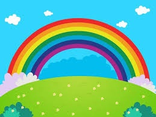
#> input picture TEMA 3/image.png, 156 x 117 px, shrunk from 259 x 194 before the run
$ jupyter execute --allow-errors convolucion.ipynb
#> lines starting #> are read from the running program, lines starting #| are printed output that depends on the picture
convolucion

[cell 1]
import cv2
import numpy as np
import matplotlib.pyplot as plt

img = cv2.imread('image.png',0)
#> img: shape (117, 156); min 38, max 255, mean 157.3
mascara =np.array([[0,-1,0],[-1,5,1],[0,-1,0]])#kernel
imgfin=cv2.filter2D(img,-1,mascara)
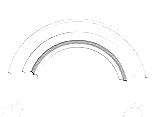
#> imgfin: shape (117, 156); min 0, max 255, mean 251.5
plt.subplot(121)
plt.imshow(img, cmap='gray')
plt.subplot(122)
plt.imshow(imgfin, cmap='gray')
plt.show()

[cell 2]
import cv2
import numpy as np
import matplotlib.pyplot as plt

img = cv2.imread('image.png',0)
kernel5x5 = np.ones((5,5),np.float32)/25 #suavizado
suavizado = cv2.filter2D(img,-1,kernel5x5)#imagen suavizada
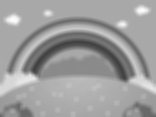
#> suavizado: shape (117, 156); min 65, max 251, mean 157.2

kernel7x7 = np.ones((7,7),np.float32)/49

suavizado2 = cv2.filter2D(img,-1,kernel7x7)

plt.figure(figsize=(10,10))
plt.subplot(141)
plt.imshow(cv2.cvtColor(img,cv2.COLOR_BGR2RGB))
plt.subplot(142)
plt.imshow(img,cmap='gray')
plt.subplot(143)
plt.imshow(suavizado,cmap='gray')
plt.subplot(144)
plt.imshow(suavizado2,cmap='gray')
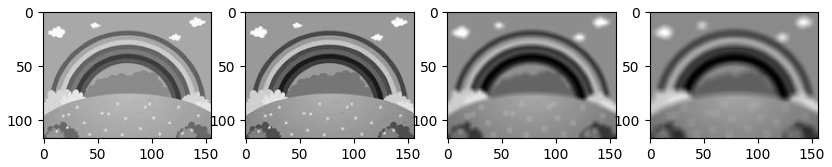
#> figure drawn by matplotlib, 4 panels

convolucion con matriz 1xn

[cell 3]
import cv2
import numpy as np
import matplotlib.pyplot as plt

def convolucionmediohorizontal(imagen,tamanioKernel):
    kernel= np.ones((1,tamanioKernel),np.float32)/tamanioKernel
    imgfin= cv2.filter2D(imagen,-1,kernel)
    return imgfin
imagen= cv2.imread('img.jpeg')
#> (the rest of this cell did not finish here and is left out)

[cell 4]
import cv2
import numpy as np
import matplotlib.pyplot as plt

def convolucionmediohorizontal(imagen,tamanioKernel):
    kernel= np.ones((1,tamanioKernel),np.float32)/tamanioKernel
    imgfin= cv2.filter2D(imagen,-1,kernel)
    return imgfin
imagen= cv2.imread('img.jpeg')
#> (the rest of this cell did not finish here and is left out)

mejorar ej

[cell 5]
import cv2
import numpy as np
import matplotlib.pyplot as plt

def convolucion_medio_horizontal(imagen,tamanioKernel):
    kernel= np.ones((1,tamanioKernel),np.float32)/tamanioKernel
    imgfin= cv2.filter2D(imagen,-1,kernel)
    return imgfin
imagen= cv2.imread('img1.jpeg')
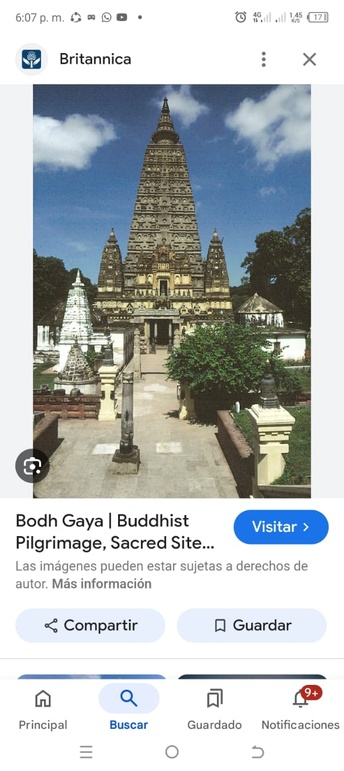
#> input picture TEMA 3/img1.jpeg, 344 x 771 px, shrunk from 571 x 1280 before the run
#> imagen is the input picture: shape (771, 344, 3); mean B, G, R 191.1, 189.9, 184.9
imgrgb= cv2.cvtColor(imagen,cv2.COLOR_BGR2RGB)

imgrestr= convolucion_medio_horizontal(imgrgb[:,:,0],5)
imgrestg= convolucion_medio_horizontal(imgrgb[:,:,1],5)
imgrestb= convolucion_medio_horizontal(imgrgb[:,:,2],5)

imgcolor=np.stack([imgrestr,imgrestg,imgrestb],axis=2)

plt.figure(figsize=(10,5))
plt.subplot(121)
plt.imshow(imgrgb)

plt.subplot(122)
plt.imshow(imgcolor)

plt.show

[cell 6]
import cv2
import numpy as plt
import matplotlib.pyplot as plt
img_ruido= np.random.randint(0,256,size=(256,256),dtype=np.uint8)
img_blur=cv2.GaussianBlur(img_ruido,(5,5),0)
plt.figure(figsize=(10,5))
plt.subplot(121)
plt.imshow(img_ruido,cmap='gray')

plt.subplot(122)
plt.imshow(img_blur,cmap='gray')

plt.show
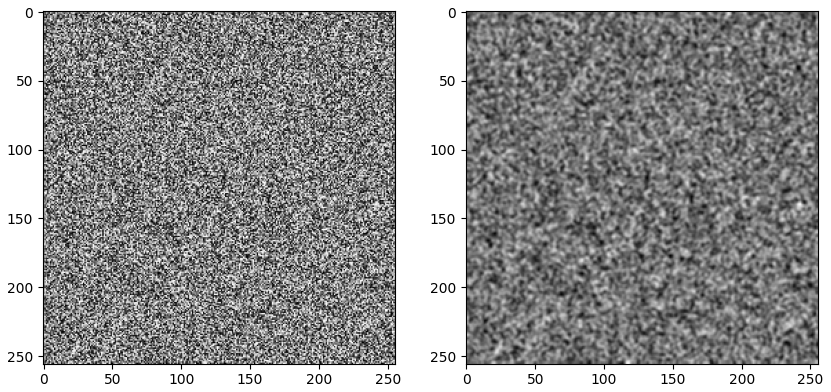
#> figure drawn by matplotlib, 2 panels

[cell 7]
import cv2
import numpy as np
import matplotlib.pyplot as plt

def convolucion_medio_vertical(imagen, tamanioKernel):
    kernel = np.ones((tamanioKernel, 1), np.float32) / tamanioKernel
    imgfin = cv2.filter2D(imagen, -1, kernel)
    return imgfin

imagen= cv2.imread('img2.png')
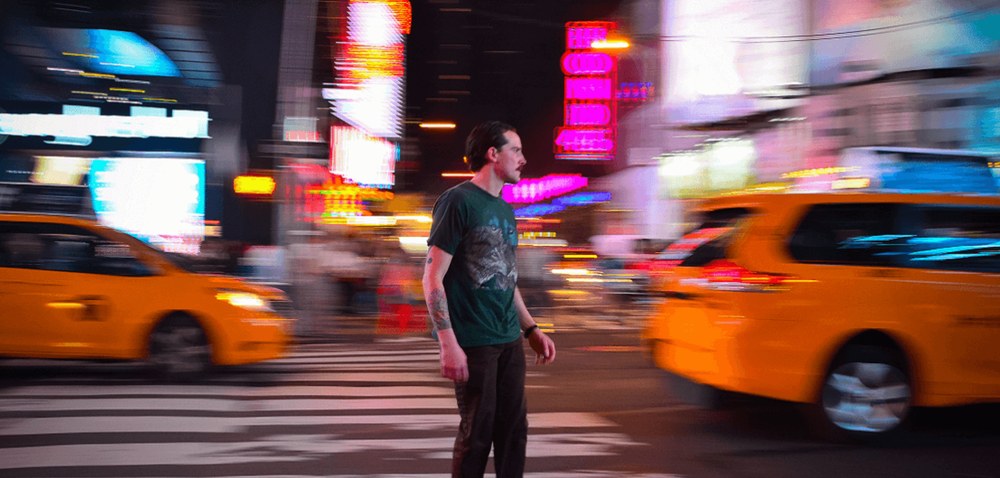
#> input picture TEMA 3/img2.png, 1000 x 478 px, shrunk from 1660 x 794 before the run
#> imagen is the input picture: shape (478, 1000, 3); mean B, G, R 83.5, 83.7, 117.3
imgrgb= cv2.cvtColor(imagen,cv2.COLOR_BGR2RGB)
#> imgrgb: shape (478, 1000, 3)

imgrestr = convolucion_medio_vertical(imgrgb[:, :, 0], 25)
#> in convolucion_medio_vertical, `imgfin = cv2.filter2D(imagen, -1, kernel)`:
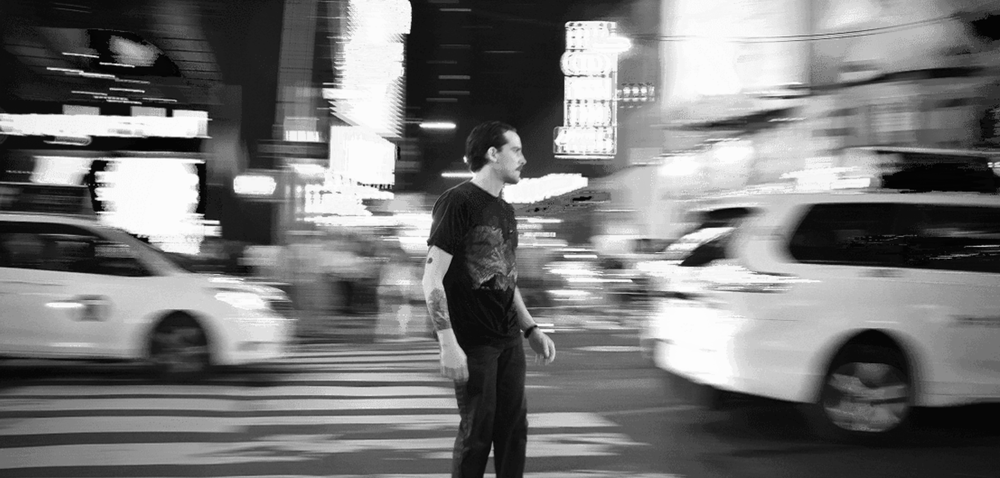
#> imagen: shape (478, 1000); min 0, max 255, mean 117.3
imgrestg = convolucion_medio_vertical(imgrgb[:, :, 1], 25)
imgrestb = convolucion_medio_vertical(imgrgb[:, :, 2], 25)
#> call 3 of convolucion_medio_vertical, with tamanioKernel = 25
#> in convolucion_medio_vertical (call 3), `imgfin = cv2.filter2D(imagen, -1, kernel)`:
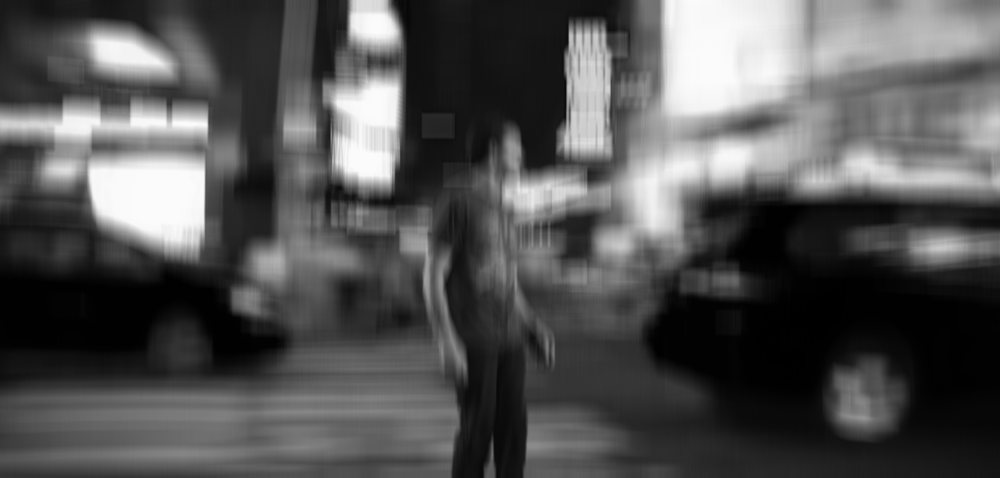
#> imgfin: shape (478, 1000); min 0, max 252, mean 83.5
#> in convolucion_medio_vertical (call 3), `imgfin = cv2.filter2D(imagen, -1, kernel)`:
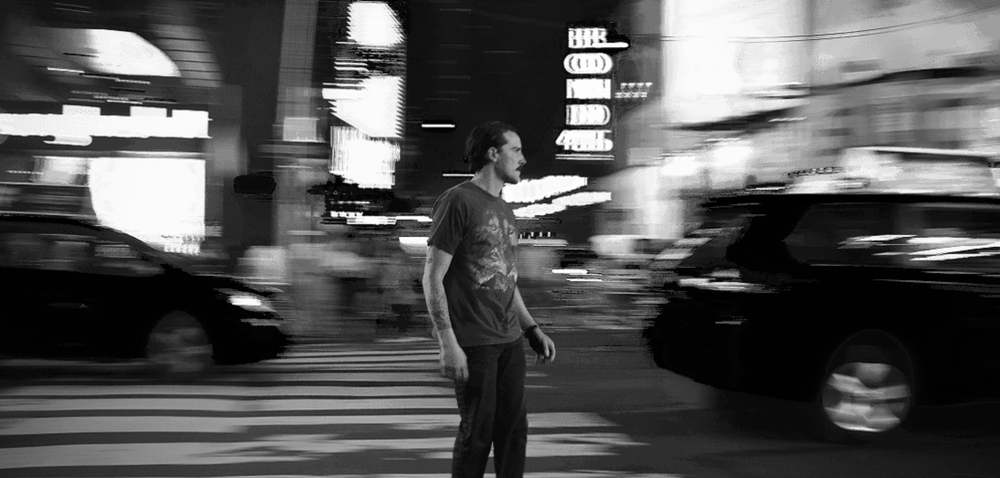
#> imagen: shape (478, 1000); min 0, max 255, mean 83.5

imgcolor = np.stack([imgrestr, imgrestg, imgrestb], axis=2)
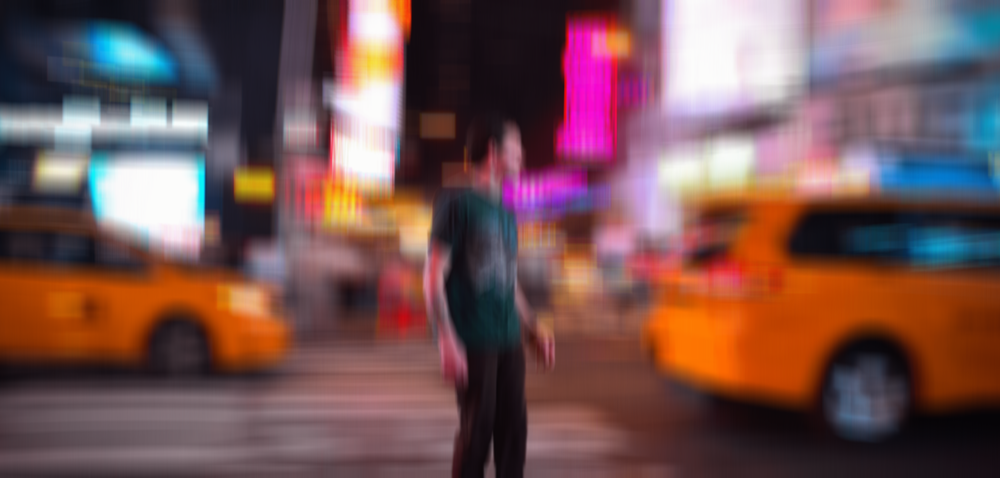
#> imgcolor: shape (478, 1000, 3); mean R, G, B 117.3, 83.7, 83.5

plt.figure(figsize=(10, 5))
plt.subplot(121)
plt.imshow(imgrgb)
plt.title("Original")

plt.subplot(122)
plt.imshow(imgcolor)
plt.title("Convolución Vertical")

plt.show()
